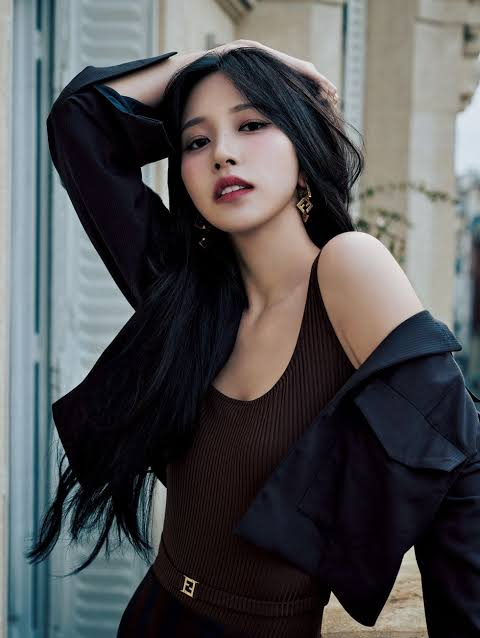
#> input picture mina myoui.jpg, 480 x 638 px
$ python secret.py
#> lines starting #> are read from the running program, lines starting #| are printed output that depends on the picture; after the words box and inside, x2 and y2 are one past the last pixel; in counts of white or black regions, pixels touching at a corner belong together
import cv2
import matplotlib.pyplot as plt

#This part accesses OpenCV's database for facial recognition

imagePath = r"mina myoui.jpg"

img = cv2.imread(imagePath)
#> img is the input picture: shape (638, 480, 3); mean B, G, R 81.9, 80.5, 80.1
gray_image = cv2.cvtColor(img, cv2.COLOR_BGR2RGB)

face_classifier = cv2.CascadeClassifier(
    cv2.data.haarcascades + "haarcascade_frontalface_default.xml"
)

#This part is mainly plotting the data that we get from OpenCV

face = face_classifier.detectMultiScale(
    gray_image, scaleFactor=1.1, minNeighbors=5, minSize=(40, 40)
)
#> face = [[152, 75, 150, 150]]

for (x, y, w, h) in face:
    cv2.rectangle(img, (x, y), (x + w, y + h), (0, 255, 0), 4)
#> this loop made 1 pass
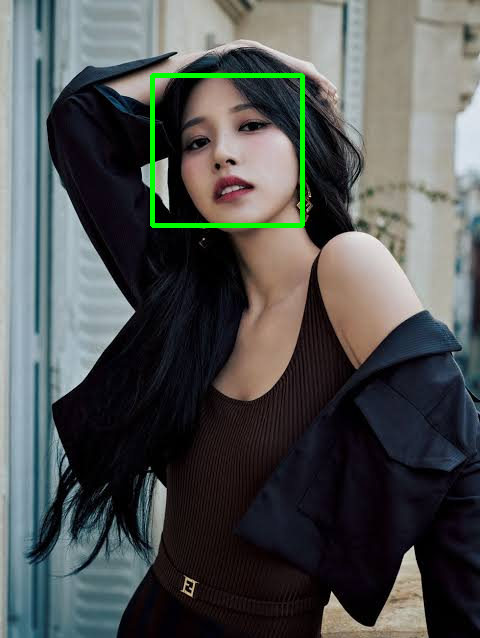
#> img: shape (638, 480, 3); 0.98% of pixels changed, all inside (x1, y1, x2, y2) = (150, 73, 305, 228)


img_rgb = cv2.cvtColor(img, cv2.COLOR_BGR2RGB)

plt.figure(figsize=(10,5))
plt.imshow(img_rgb)
plt.axis('off')
plt.show()
